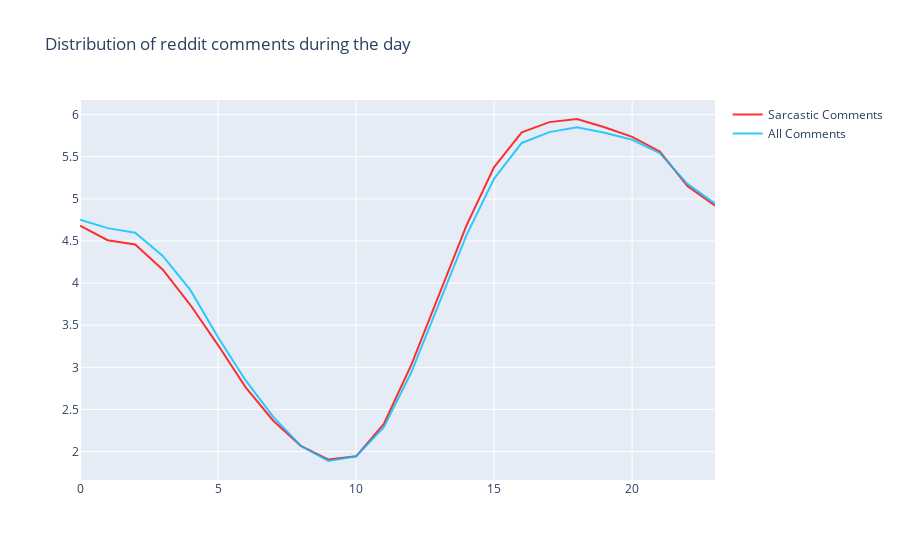

Notebook code for this chart:
### Code cell
import plotly.graph_objects as go
fig = go.Figure()
fig.add_trace(go.Scatter(
                x=x,
                y=y,
                name="Sarcastic Comments",
                line_color='red',
                opacity=0.8))

fig.add_trace(go.Scatter(
                x=x,
                y=y_,
                name="All Comments",
                line_color='deepskyblue',
                opacity=0.8))

# Use date string to set xaxis range
fig.update_layout(xaxis_range=['00:00','23:59'],
                  title_text="Distribution of reddit comments during the day")
fig.show()

### Figure 1 — Plotly figure (JSON) as saved in the notebook; plotly's stock layout.template omitted (floating-point values rounded to 4 significant figures)
{"data": [{"line": {"color": "red"}, "name": "Sarcastic Comments", "opacity": 0.8, "type": "scatter", "x": [0, 1, 2, 3, 4, 5, 6, 7, 8, 9, 10, 11, 12, 13, 14, 15, 16, 17, 18, 19, 20, 21, 22, 23], "y": [4.682, 4.509, 4.459, 4.16, 3.74, 3.264, 2.762, 2.366, 2.068, 1.905, 1.943, 2.324, 3.03, 3.851, 4.686, 5.377, 5.79, 5.911, 5.949, 5.85, 5.737, 5.563, 5.152, 4.92]}, {"line": {"color": "deepskyblue"}, "name": "All Comments", "opacity": 0.8, "type": "scatter", "x": [0, 1, 2, 3, 4, 5, 6, 7, 8, 9, 10, 11, 12, 13, 14, 15, 16, 17, 18, 19, 20, 21, 22, 23], "y": [4.754, 4.653, 4.599, 4.322, 3.917, 3.356, 2.844, 2.411, 2.066, 1.888, 1.945, 2.285, 2.941, 3.75, 4.57, 5.242, 5.664, 5.793, 5.849, 5.786, 5.702, 5.543, 5.178, 4.944]}], "layout": {"title": {"text": "Distribution of reddit comments during the day"}, "xaxis": {"range": ["00:00", "23:59"]}}}
